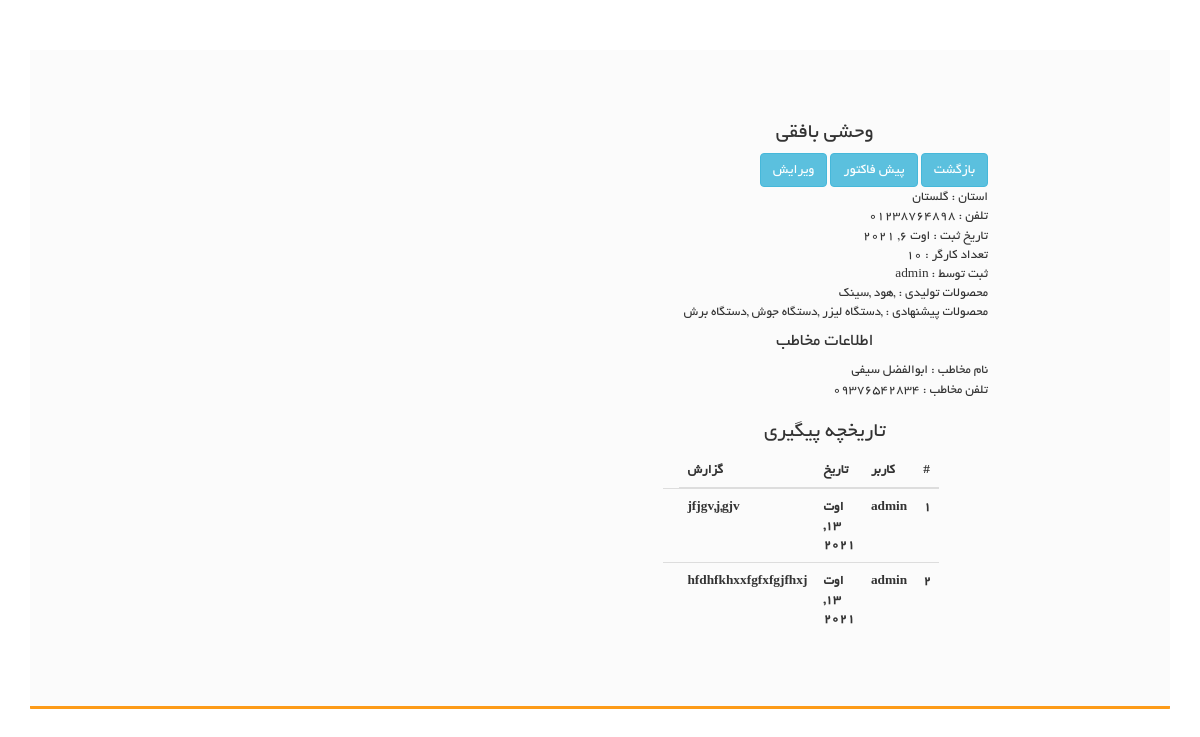
Page /detailorg/4 (signed in) on the committed database.
### organization/models.py (models this page shows, shortened)
class Organization(models.Model):
    province_name = models.CharField(max_length=20, verbose_name='استان')
    organization_name = models.CharField(max_length=50, verbose_name='نام سازمان')
    organization_phone = models.CharField(max_length=11, verbose_name='شماره تلفن سازمان', unique=True)
    organization_staff = models.PositiveIntegerField(verbose_name='تعداد کارگران')
    organization_product = models.ManyToManyField(OrganizationProduct, verbose_name='محصولات تولیدی')
    personnel_name = models.CharField(max_length=50, verbose_name="نام و نام خانوادگی کارفرما")
    personnel_mobile = models.CharField(max_length=11, verbose_name='موبایل کارفرما')
    personnel_email = models.EmailField(verbose_name='ایمیل کارفرما', blank=True)
    timestamp = models.DateTimeField(auto_now_add=True, verbose_name='تاریخ ثبت')
    creator = models.ForeignKey(get_user_model(), verbose_name='کاربر ثبت کننده', on_delete=models.CASCADE)
    class Meta:
        unique_together = ['organization_name', 'creator']
        verbose_name = 'سازمان'
        verbose_name_plural = 'سازمانها'
    def get_organization_product(self):
        return [product.name for product in self.organization_product.all()]
    def get_suggest_product(self):
        p = list()
        for product in self.organization_product.all():
            for l in product.get_suggest_product():
                p.append(l.name)
        p = set(p)
        return list(p)

class OrganizationProduct(models.Model):
    name = models.CharField(max_length=50, verbose_name='محصولات تولیدی کارفرما')
    class Meta:
        verbose_name = 'محصول تولیدی'
        verbose_name_plural = 'محصولات تولیدی'
    def get_suggest_product(self):
        return [product for product in self.product_set.all()]

### product/models.py (models this page shows, shortened)
class Product(models.Model):
    name = models.CharField(max_length=150, verbose_name='اسم محصول', null=True)
    price = models.PositiveIntegerField(verbose_name='قیمت')
    tax = models.BooleanField(default=False, verbose_name='مشمول مالیات')
    file_pdf = models.FileField(upload_to='Product/PDFs', verbose_name='کاتولوگ محصول', blank=True,
                                validators=[FileExtensionValidator(['pdf'])])
    file_image = models.ImageField(upload_to='Product/Images', verbose_name='تصویر محصول', blank=True)
    description = models.TextField(verbose_name='ویژگی های فنی')
    organization_product = models.ManyToManyField('organization.OrganizationProduct', blank=True,
                                                  verbose_name='قابل استفاده برای تولید محصولات تولیدی')
    class Meta:
        verbose_name = 'محصول'
        verbose_name_plural = 'محصولات'

### quote/models.py (models this page shows)
class FollowUp(models.Model):
    organization = models.ForeignKey('organization.Organization', verbose_name="سازمان", on_delete=models.CASCADE)
    creator = models.ForeignKey(get_user_model(), verbose_name='کاربر ثبت کننده', on_delete=models.CASCADE)
    timestamp = models.DateTimeField(auto_now_add=True, verbose_name='تاریخ ثبت')
    text = models.TextField(verbose_name='متن پیگیری', default=None)
    class Meta:
        verbose_name = 'پیگیری'
        verbose_name_plural = 'پیگیری ها'

### organization/views.py (the view)
# urls.py: path('detailorg/<int:pk>',Organization_Detail.as_view(),name='detail'),
class Organization_Detail(DetailView):
    model = models.Organization
    template_name = 'organization/detail_organization.html'
    def get_context_data(self, **kwargs):
        follow_up = FollowUp.objects.filter(organization_id=self.kwargs['pk'],)
        organization = models.Organization.objects.get(pk=self.kwargs['pk'], creator=self.request.user)
        context = {'follow_up':follow_up, 'organization': organization}
        return context

### templates/organization/detail_organization.html (shortened to what this page needs)
{% extends 'shared/_MainLayout.html' %}
{% load static %}
{% block content %}
        <div class="container">
        <section id="form">
            <div class="row">
                                <div class="col-sm-4 col-sm-offset-1">
                                        <div class="text-center">
                        <h2>{{ organization.organization_name }}</h2>
                    </div>
                    <div>
                        <a href="{% url 'organization:list' %}" class="btn btn-info">بازگشت</a>
                        <a href="{% url 'quote:form_quote' %}" class="btn btn-info">پیش فاکتور</a>
                        <a href="{% url 'organization:Update' organization.pk %}" class="btn btn-info">ویرایش</a>
                    </div>
                    <div class="card-body">
                        استان : {{ organization.province_name }}
                        <br>
                        تلفن : {{ organization.organization_phone }}
                        <br>
                        تاریخ ثبت : {{ organization.timestamp.date }}
                        <br>
                        تعداد کارگر : {{ organization.organization_staff }}
                        <br>
                        ثبت توسط : {{ organization.creator }}
                        <br>
                        محصولات تولیدی : {% for product in organization.get_organization_product %} ,{{ product }}{% endfor %}
                        <br>
                        محصولات پیشنهادی : {% for product in organization.get_suggest_product %} ,{{ product }} {% endfor %}
                    </div>
                    <div class="text-center">
                        <h4>اطلاعات مخاطب</h4>
                    </div>
                    <div class="card-body">
                        نام مخاطب : {{ organization.personnel_name }}
                        <br>
                        تلفن مخاطب : {{ organization.personnel_mobile }}
                        <br>
                    </div>
                    <div class="text-center">
                        <h2>تاریخچه پیگیری</h2>
                    </div>
                    <div class='text-white mt-lg-5' style="margin-left: 15%; margin-right: 15%;">
                        <table class='table table-dark'>
                            <thead>
                            <tr>
                                <th>#</th>
                                <th>کاربر</th>
                                <th>تاریخ</th>
                                <th>گزارش</th>
                            </tr>
                            </thead>
                            <tbody>
                            {% for followup in follow_up %}
                                <tr>
                                    <th>{{ forloop.counter }}</th>
                                    <th>
                                        {{ followup.creator }}
                                    </th>
                                    <th>{{ followup.timestamp.date }}</th>
                                    <th>
                                        {{ followup.text }}
                                    </th>
                                    <th>
                                </tr>
                            {% endfor %}
                            </tbody>
                        </table>
                    </div>
                </div>
            </div>
        </section>
    </div>
{% endblock %}

### attach/css/main.css (style rules this page uses)
body { font-family: 'BYekan'; font-size: 10pt; position: relative; font-weight: normal; direction: rtl; }
a { -webkit-transition: 300ms; -moz-transition: 300ms; -o-transition: 300ms; transition: 300ms; }
h1, h2, h3, h4, h5, h6 { font-family: 'BYekan', sans-serif; }
#form { display: block; margin-bottom: 100px; margin-top: 50px; overflow: hidden; padding: 50px; background: #fbfbfb; border-radius: 0.05em; border-bottom: solid 3px #fd9b18; }
#form .col-sm-4, #form .col-sm-1 { float: right; }
#form h2 { font-size: 16pt; }

### rows in the picture
Organization: organization_name "وحشی بافقی", province_name "گلستان", organization_phone "۰۱۲۳۸۷۶۴۸۹۸", timestamp "اوت 6, 2021", organization_staff "10", creator "admin", personnel_name "ابوالفضل سیفی", personnel_mobile "۰۹۳۷۶۵۴۲۸۳۴"
OrganizationProduct: get_organization_product "هود"
OrganizationProduct: get_organization_product "سینک"
Product: get_suggest_product "دستگاه لیزر"
Product: get_suggest_product "دستگاه جوش"
Product: get_suggest_product "دستگاه برش"
FollowUp: creator "admin", timestamp "اوت 13, 2021", text "jfjgv,j,gjv"
FollowUp: creator "admin", timestamp "اوت 13, 2021", text "hfdhfkhxxfgfxfgjfhxj"
